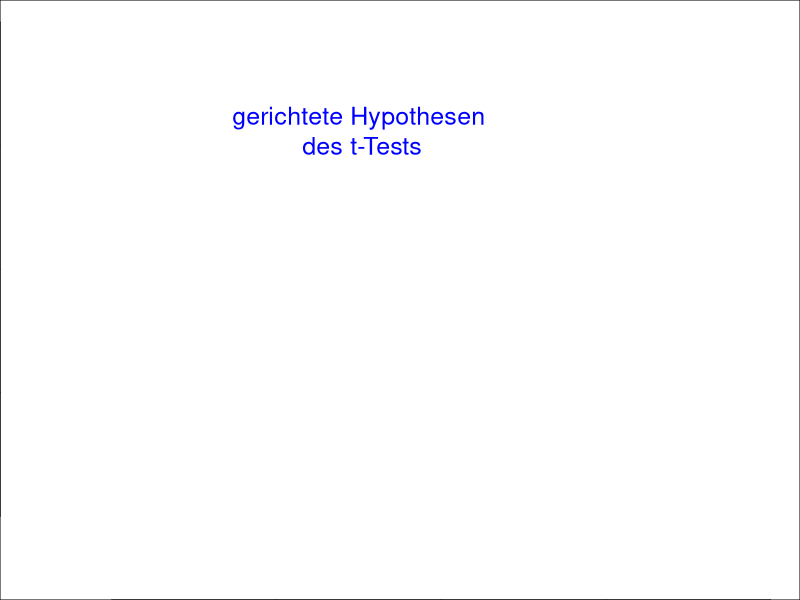

Generate this figure with R: (Note: this script raises an error after producing the figure.)
# show null-hypothesis and alternative hypothesis 
opar <- par(no.readonly=TRUE) # save original parameters
par(mar=c(0,0,0,0)) # adjust margins to avoid text crop
plot(1:10,1:10,type="n")
text(5, 8, 
     "gerichtete Hypothesen\n des t-Tests\n f\374r unabh\344ngige Stichproben", 
     cex = 1.5, col = "blue")
text(5, 6, 
     expression(H[0]: mu[Handicap] >= mu[Control]), 
     cex = 1.5)
text(5, 5, 
     expression(H[1]: mu[Handicap] < mu[Control]), 
     cex = 1.5)
text(5, 4, 
     "oder", 
     cex = 1.5)
text(5, 3, 
     expression(H[0]: mu[Handicap] <= mu[Control]), 
     cex = 1.5)
text(5, 2, 
     expression(H[1]: mu[Handicap] > mu[Control]), 
     cex = 1.5)
par(opar) # reestablish original setting
